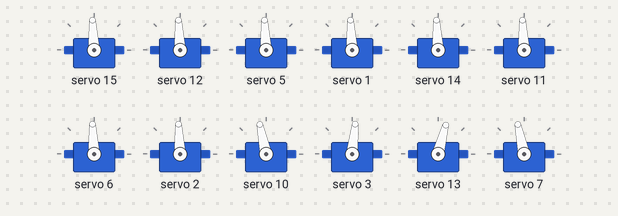
This sketch was run on a simulated Arduino Nano, built with avr-gcc and run on an emulated ATmega328P. Shown: 12 × servo. What the sketch prints to the serial monitor is not drawn.

Above: at 0.05 s.
Timing chart, 0 to 3.1 s (numbered marks = the images above):
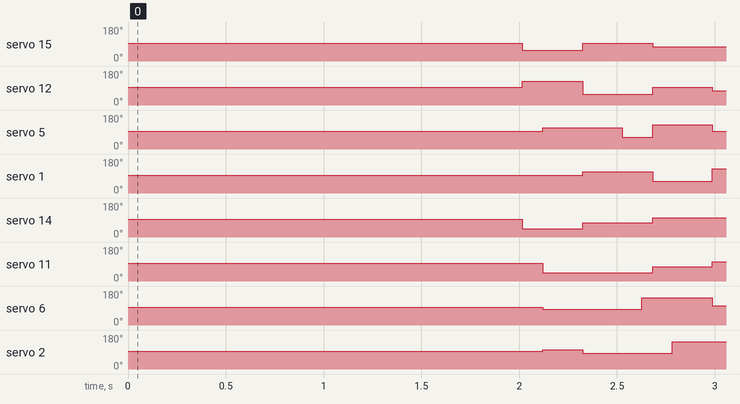

The sketch:

Roco_318_-_DogWalk.ino
```cpp
/*-----------------------------------------------------------------------------------------------------
  ----------------------------------------------------------------------------------------------------
  ---------------------------------------------------------------------------------------------------

            _____   ____   _____ ____ ____  __  ___
           |  __ \ / __ \ / ____/ __ \___ \/_ |/ _ \
           | |__) | |  | | |   | |  | |__) || | (_) |
           |  _  /| |  | | |   | |  | |__ < | |> _ <
           | | \ \| |__| | |___| |__| |__) || | (_) |
           |_|  \_\\____/ \_____\____/____/ |_|\___/
                    SIMPLE SERVO CONTROLLER

  This is some super simple code for controlling servos via id and angle values.
  This has been made for the Arduino Nano with a PCA9685 16 channel i2c PWM breakout board.

                         -:Wiring:-
                ARDUINO NANO --->    PCA9685
                     A5      --->      SCL
                     A4      --->      SDA
                    GND      --->      GND
                     5V      --->      VCC

  THIS CODE UTILISES THE ADAFRUIT PWM SERVO DRIVER LIBRARY, TO ADD IT TO YOUR ARDUINO IDE:
  - Click on; Sketch
  - Click on; Include Library
  - Click on; Manage Libraries...
  - In the search bar that appears, type in "Adafruit PWM Servo Driver" and click install on the one that appears with the same name.
  Now you have the neccessary libraries to run the following code.

                     -:USING THE CODE:-
                      ----------------
  When uploaded you can then send simple commands to the board to control your servos.
  It must be in the following format:
    ServoNumber,ServoAngle

    So for example:

    UpdateServo(6, 90);

    This will move servo number 6 to an angle of 90 degrees.

  That is everything you need to know to use the board

  Debugging:

  If you send your servo an angle value and it does not line up, then you may need to calibrate the servo minimum and maximum pulse lengths
  Currently they have been calibrated for a range of 0 to 180 degrees for the Towerpro MG996R
  #define SERVOMIN  135 // This is the 'minimum' pulse length count (out of 4096) For the MG996R this wants to be 135
  #define SERVOMAX  482 // this is the 'maximum' pulse length count (out of 4096) For the MG996R this wants to be 482

  ------------------------------------------------------------------------------------------------
  -------------------------------------------------------------------------------------------------
*/

#include <Wire.h>
#include <Adafruit_PWMServoDriver.h>

#define SERVOMIN  135 // This is the 'minimum' pulse length count (out of 4096) For the MG996R this wants to be 135
#define SERVOMAX  482 // this is the 'maximum' pulse length count (out of 4096) For the MG996R this wants to be 482


Adafruit_PWMServoDriver PCA9685 = Adafruit_PWMServoDriver();

int ServoPositions[16][5]; //you can use this to make a 2D array of values for your 16 servos positions for each point of your walking gait

// Name different motors
int backLeftHip = 13;
int backLeftKnee = 14;
int backLeftAnkle = 15;

int frontLeftHip = 10;
int frontLeftKnee = 11;
int frontLeftAnkle = 12;

int backRightHip = 7;
int backRightKnee = 6;
int backRightAnkle = 5;

int frontRightHip = 3;
int frontRightKnee = 2;
int frontRightAnkle = 1;

//----------------------------------------------------------------------------//
void setup() {
  Serial.begin(115200); //Nice faster speed
  PCA9685.begin();
  PCA9685.setPWMFreq(50); //Maximum speed this can be set to is 1600
  Wire.setClock(400000); // Fast 400khz I2C Mode
  Serial.println("PCA9685 Servo Controller Connected & Ready");
}


/*----------------------------------------------------------------------------
   __  __          _____ _   _
  |  \/  |   /\   |_   _| \ | |
  | \  / |  /  \    | | |  \| |
  | |\/| | / /\ \   | | | . ` |
  | |  | |/ ____ \ _| |_| |\  |
  |_|  |_/_/    \_\_____|_| \_|
  ----------------------------------------------------------------------------*/
void loop() {

//  for (int ServoNumber = 1; ServoNumber <= 16; ServoNumber++) // set all servos to 90 degrees
//  {
//    UpdateServo(ServoNumber, 90);
//  }
//  delay(1000);


    // Set initial position for all the motors
    UpdateServo(backLeftAnkle, 90);
    UpdateServo(frontLeftAnkle, 90);
    UpdateServo(backRightAnkle, 90);
    UpdateServo(frontRightAnkle, 90);
    UpdateServo(backLeftKnee, 90);
    UpdateServo(frontLeftKnee, 90);
    UpdateServo(backRightKnee, 90);
    UpdateServo(frontRightKnee, 90);
    UpdateServo(frontLeftHip, 100);
    UpdateServo(frontRightHip, 80);
    UpdateServo(backLeftHip, 70);
    UpdateServo(backRightHip, 100);
    delay(2000);


    while(1)
    {
        //Reset hips in case they have moved
        resetHips();

        //Position 1
        touchFloorLeft(backLeftKnee, backLeftAnkle);
        nextStepLeft(frontLeftKnee, frontLeftAnkle);
        touching2Right(backRightKnee, backRightAnkle);
        touching1Right(frontRightKnee, frontRightAnkle);
        delay(200);

        //Position 2
        touchFloorLeft(frontLeftKnee, frontLeftAnkle);
        touching1Left(backLeftKnee, backLeftAnkle);
        touching2Right(frontRightKnee, frontRightAnkle);
        delay(200);
        nextStepRight(backRightKnee, backRightAnkle); //The ankle need to raise quick so the foot is not touching the floor when it prepares the next step
        delay(50);

        //Position 3
        touchFloorRight(backRightKnee, backRightAnkle);
        touching2Left(backLeftKnee, backLeftAnkle);
        touching1Left(frontLeftKnee, frontLeftAnkle);
        nextStepRight(frontRightKnee, frontRightAnkle);
        delay(200);

        //Position 4
        touchFloorRight(frontRightKnee, frontRightAnkle);
        touching2Left(frontLeftKnee, frontLeftAnkle);
        touching1Right(backRightKnee, backRightAnkle);
        delay(200);
        nextStepLeft(backLeftKnee, backLeftAnkle); //The ankle need to raise quick so the foot is not touching the floor when it prepares the next step
        delay(50);
    }


}
//End of Main
//----------------------------------------------------------------------------//


/*----------------------------------------------------------------------------
   ______ _    _ _   _  _____ _______ _____ ____  _   _  _____
  |  ____| |  | | \ | |/ ____|__   __|_   _/ __ \| \ | |/ ____|
  | |__  | |  | |  \| | |       | |    | || |  | |  \| | (___
  |  __| | |  | | . ` | |       | |    | || |  | | . ` |\___ \
  | |    | |__| | |\  | |____   | |   _| || |__| | |\  |____) |
  |_|     \____/|_| \_|\_____|  |_|  |_____\____/|_| \_|_____/
  ----------------------------------------------------------------------------*/
void UpdateServo (int Id, int Angle) {

  double pulselength = map(Angle, 0, 180, SERVOMIN, SERVOMAX); //map the degree value to pulselength value
  PCA9685.setPWM(Id, 0, pulselength); //Send the angle to the appropiate servo

}
//In this motion pattern the legs have 4 positions and each leg will have different positions with the others
//Positions: 1.moment when touches the floor 2.touching the floor 3.still touchinig the floor but in a more advanced position 4.Preparing the next step
//We created one function for each position
//We needed different angle values for right and left legs
void touchFloorLeft(int knee, int ankle)
{

  UpdateServo(knee, 35);
  UpdateServo(ankle, 50);
}

void touching1Left(int knee, int ankle)
{
  UpdateServo(knee, 70);
  UpdateServo(ankle, 90);
}
void touching2Left(int knee, int ankle)
{
  UpdateServo(knee, 100);
  UpdateServo(ankle, 70);
}
void nextStepLeft(int knee, int ankle)
{
  UpdateServo(ankle, 125);
  delay(100); // delay to make the ankle move before the knee so the foot doesnt touch the floor
  UpdateServo(knee, 35);
}


void touchFloorRight(int knee, int ankle)
{
  UpdateServo(knee, 145);
  UpdateServo(ankle, 130);
}
void touching1Right(int knee, int ankle)
{
  UpdateServo(knee, 100);
  UpdateServo(ankle, 90);
}
void touching2Right(int knee, int ankle)
{
  UpdateServo(knee, 80);
  UpdateServo(ankle, 110);
}
void nextStepRight(int knee, int ankle)
{
  UpdateServo(ankle, 55);
  delay(100); // delay to make the ankle move before the knee so the foot doesnt touch the floor
  UpdateServo(knee, 145);
}

//Reset hips position
void resetHips(void)
{
  UpdateServo(frontRightHip, 80);
  UpdateServo(backLeftHip, 70);
  UpdateServo(frontLeftHip, 100);
  UpdateServo(backRightHip, 100);
}
```

Measured:
- by itself, servo 15: repeats every 1.3 s: 93° 0.36 s, 75° 0.51 s, 125° 0.16 s, 57° 0.31 s
- by itself, servo 12: repeats every 1.3 s: 57° 0.36 s, 93° 0.31 s, 75° 0.36 s, 125° 0.31 s
- by itself, servo 5: repeats every 1.3 s: 61° 0.16 s, 129° 0.31 s, 93° 0.46 s, 112° 0.41 s
- by itself, servo 1: repeats every 1.3 s: 61° 0.31 s, 129° 0.46 s, 93° 0.20 s, 112° 0.36 s
- by itself, servo 14: repeats every 1.3 s: 75° 0.36 s, 102° 0.61 s, 43° 0.36 s
- by itself, servo 11: repeats every 1.3 s: 75° 0.31 s, 102° 0.46 s, 43° 0.56 s
- by itself, servo 6: repeats every 1.3 s: 143° 0.36 s, 102° 0.46 s, 84° 0.51 s
- by itself, servo 2: repeats every 1.3 s: 84° 0.46 s, 143° 0.67 s, 102° 0.20 s
